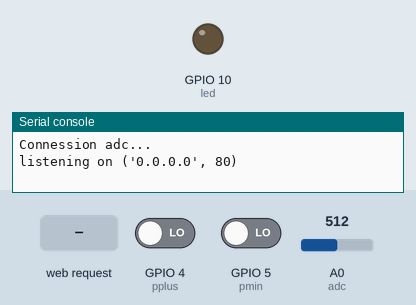
Simulated run of this program. Board: ESP8266 board running MicroPython. Shown: output pins drawn as LEDs (lit = HIGH), the last lines printed to the serial console. The test bench sets the inputs (shaded band); at power-on: GPIO 4 (pplus) LOW, GPIO 5 (pmin) LOW, A0 (adc) = 512 (analog values on the 0–1023 scale). The board's own WiFi access point starts at once.

Above: at 1.2 s.
1.3 s: HTTP request GET /ecg received
At 1.9 s:
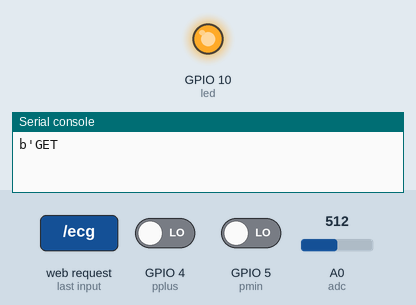
2.8 s: GPIO 4 (pplus) driven HIGH
Timing chart, 0 to 5.8 s (numbered marks = the images above; inputs shaded):
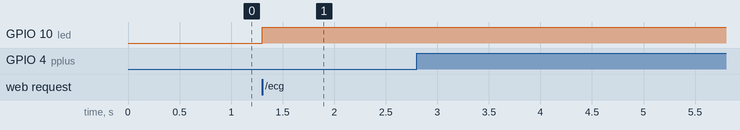

Measured:
- after the input at 1.3 s, GPIO 10 (led): LOW → HIGH at once

The program:

main.py
```python
import machine
import utime
import socket


print('Connession adc...')
adc = machine.ADC(0)


html = """<!DOCTYPE html>
<html>
    <head> <title>Elettrocardiografo</title> </head>
    <body> <h1>ECG</h1>
        <div> %s </div>
    </body>
</html>
"""

pmin = machine.Pin(5, machine.Pin.IN)
pplus = machine.Pin(4, machine.Pin.IN)
led = machine.Pin(10, machine.Pin.OUT)

addr = socket.getaddrinfo('0.0.0.0', 80)[0][-1]
s = socket.socket()
s.bind(addr)
s.listen(1)

print('listening on', addr)

fl_record = 0
while True:
    cl, addr = s.accept()
    print('client connected from', addr)
    request = cl.recv(1024)
    request = str(request)
    print(request)
    msgSplit = request.split(' ')
    print(msgSplit[0])
    if msgSplit[0] == "b'GET" and msgSplit[1] == '/ecg':
        try:
            while True:
                # ricordarsi per capire se gli elettrodi sono ok
                led.value(1)
                if pmin.value() == 1 or pplus.value() == 1:
                    #campione = str(adc.read()) + '\n'
                    #cl.send(campione)
                    print('error')
                else:
                    campione = str(adc.read()) + '\n'
                    cl.send(campione)
                utime.sleep(0.01)
        except:
            led.value(0)
            cl.close()
    elif msgSplit[0] == "b'GET" and msgSplit[1] == '/':
        response = html
        response = response.replace('%s', '<a href="/ecg">Inizia la registrazione</a>')
        cl.send('HTTP/1.0 200 OK\r\nContent-type: text/html\r\n\r\n')
        cl.send(response)
        cl.close()
    else:
        cl.send('HTTP/1.0 500 KO\r\nContent-type: text/html\r\n\r\n')
        cl.close()
    #115200
```

boot.py
```python
print('Booting...')
def do_connect():
    import network
    sta_if = network.WLAN(network.STA_IF)
    if not sta_if.isconnected():
        print('connecting to network...')

        ssid = 'Ecg-WIFI'
        password = '123456789'

        ap = network.WLAN(network.AP_IF)
        ap.active(True)
        ap.config(essid=ssid, password=password)

        # sta_if.active(True)
        # sta_if.connect('Vodafone-A44562520_plus', 'N77gcXqb3qesMTdR')
        # while not sta_if.isconnected():
        #     pass
        while ap.active() == False:
            pass

        print('Connection successful')
    print(ap.ifconfig())
    #print('network config:', sta_if.ifconfig())
do_connect()
```
